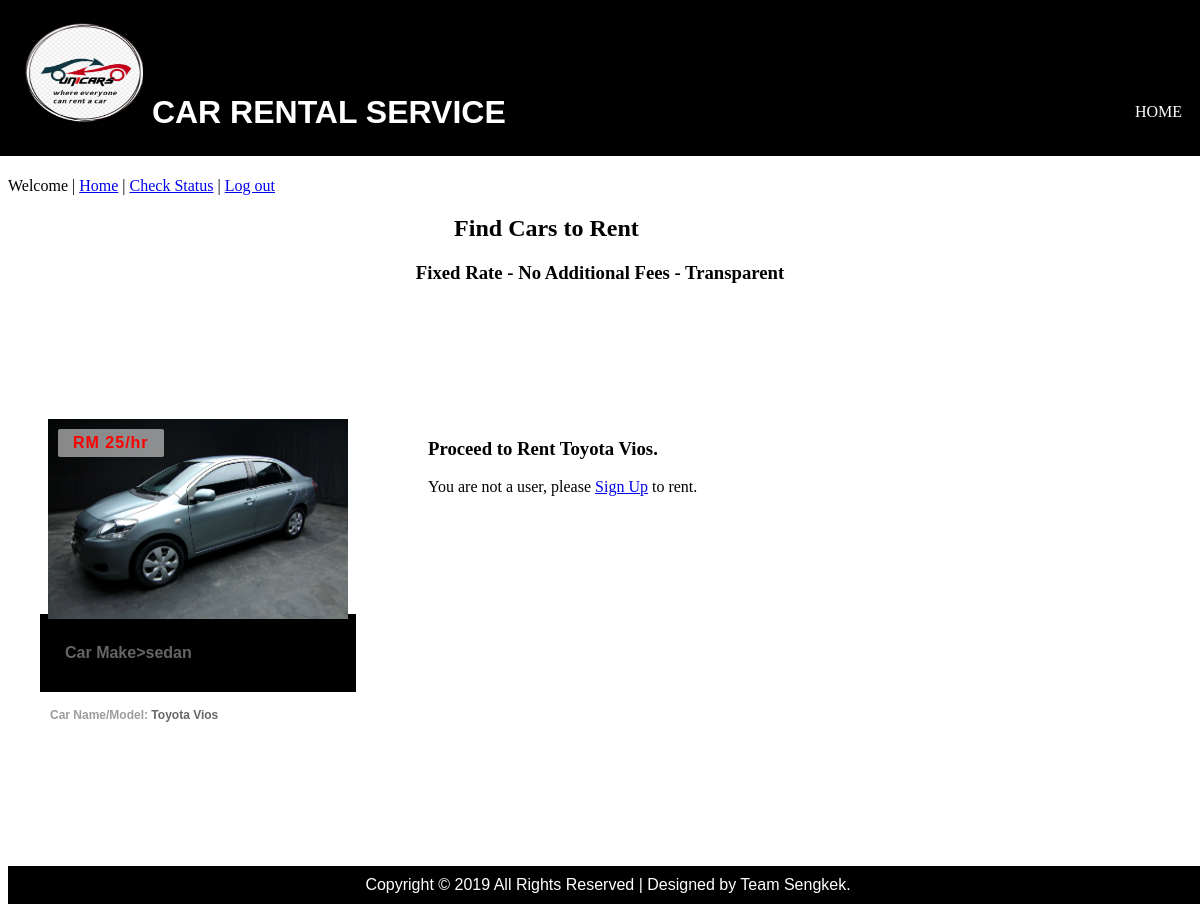
The app's page /book_car.php?id=3 with its own data.
### tables this page shows
CREATE TABLE `cars` (
  `car_id` int(11) NOT NULL,
  `car_name` varchar(255) NOT NULL,
  `car_type` enum('hatchback','sedan','pickup','SUV','MPV','others') DEFAULT NULL,
  `image` text NOT NULL,
  `hire_cost` int(11) NOT NULL,
  `capacity` int(11) NOT NULL,
  `status` varchar(255) NOT NULL
);

### book_car.php (the view, shortened to what this page needs)
<!DOCTYPE html>
<html lang="en">
<link id="pagestyle" rel="stylesheet" type="text/css" href="css/Car_Rent_Design.css">
<link rel="stylesheet" href="js/jquery.datetimepicker.min.css">
<head>
	<h1>
    <img src="img/lg1.png" width="120" height="100">
    CAR RENTAL SERVICE
    </h1>
</head>
<body>
<nav>
        <ul>
            <li><a href="dashboard.php">HOME</a></li>
        </ul>
		<?php
			include 'menu.php';
		?>
</nav>
	<section class="caption">
				<h2 class="caption" style="text-align: center">Find Cars to Rent</h2>
				<h3 class="properties" style="text-align: center">Fixed Rate - No Additional Fees - Transparent</h3>
			</section>
	<section class="listings">
		<div class="wrapper">
			<ul class="properties_list">
			<?php
						include 'includes/config.php';
						$sel = "SELECT * FROM cars WHERE car_id = '$_GET[id]'";
						$rs = $conn->query($sel);
						$rws = $rs->fetch_assoc();
			?>
				<li>
					<a href="book_car.php?id=<?php echo $rws['car_id'] ?>">
						<img class="thumb" src="cars/<?php echo $rws['image'];?>" width="300" height="200">
					</a>
					<span class="price"><?php echo 'RM '.$rws['hire_cost'] .'/hr';?></span>
					<div class="property_details">
						<h1>
							<a href="book_car.php?id=<?php echo $rws['car_id'] ?>"><?php echo 'Car Make>'.$rws['car_type'];?></a>
						</h1>
						<h2>Car Name/Model: <span class="property_size"><?php echo $rws['car_name'];?></span></h2>
					</div>
					</li>
				<h3>Proceed to Rent <?php echo $rws['car_name'];?>. </h3>
				<?php
					if(!$_SESSION['uname'] && (!$_SESSION['pass'])){
				?>
				 You are not a user, please <a href="user_signup_customer.php">Sign Up</a> to rent.
							<?php
						}
				?>
			</ul>
		</div>
	</section>
	<footer>
	Copyright &copy; <?php echo date("Y")?> All Rights Reserved | Designed by Team Sengkek.
	</footer>
</body>
</html>

### css/Car_Rent_Design.css (style rules this page uses)
* nav ul li a { float:right; color: white; text-decoration: none; }
nav ul { float: right; background-color: black; position: relative; top: -100px; }
nav li { display : inline-block; padding: 10px; }
h1 { font-family: 'Gill Sans', 'Gill Sans MT', Calibri, 'Trebuchet MS', sans-serif; color: white; background-color: black; padding:25px; margin-top: -10px; margin-left: -10px; margin-right: -8px; }
.listings { padding: 100px 0%; }
.listings ul.properties_list { list-style: none; overflow: hidden; }
.listings ul.properties_list li { display: block; width: 340px; height: auto; position: relative; float: left; margin: 0 40px 40px 0; }
.listings ul.properties_list li .price { position: absolute; top: 10px; left: 10px; padding: 5px 15px; background: #ffffff85; color: #fa0000; font-family: "lato-bold", Helvetica, Arial, sans-serif; font-size: 16px; font-weight: bold; letter-spacing: 1px; border-radius: 2px; -webkit-border-radius: 2px; -moz-border-radius: 2px; -o-border-radius: 2px; }
.listings ul li .property_details { width: 298px; padding: 1px 1px 1px 1px; border-bottom: 1px solid #ffffff; border-left: 1px solid #ffffff; border-right: 1px solid #ffffff; transition: all .2s linear; -webkit-transition: all .2s linear; -moz-transition: all .2s linear; -o-transition: all .2s linear; }
.listings ul li .property_details h1 { color: #ff0000; font-family: "lato-bold", Helvetica, Arial, sans-serif; font-size: 16px!important; font-weight: bold; margin-bottom: 5px; line-height: 28px; }
.listings ul li .property_details h1 a { text-decoration: none; color: #666464; }
.listings ul li .property_details h2 { color: #9d9d9d; font-family: "lato-regular", Helvetica, Arial, sans-serif; font-size: 12px; line-height: 26px; }
.listings ul li .property_details .property_size { color: #676767; }
footer { color: rgb(255, 255, 255); background-color: rgba(0, 0, 0, 100); width: 100%; position: fixed; bottom: 0; padding: 10px 0; text-align: center; font-family: Arial; }

### records on screen
cars: image (picture), hire_cost "25", car_type "sedan", car_name "Toyota Vios"
